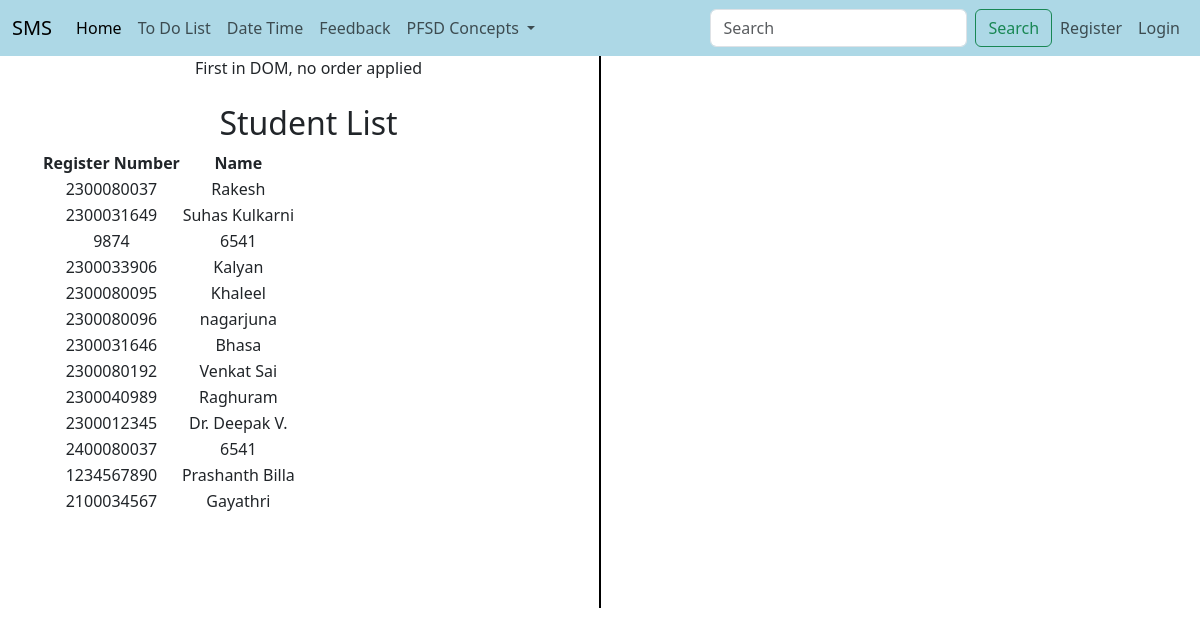
The page /studentlist/ on the database its author committed.
### adminapp/models.py (models this page shows, shortened)
class StudentList(models.Model):
    Register_Number = models.CharField(max_length=10,unique=True)
    Name = models.CharField(max_length=100)
    user = models.OneToOneField(User, on_delete=models.CASCADE, null=True)

### adminapp/views.py (the view)
# urls.py: path('studentlist/', views.studentlist, name='studentlist'),
def studentlist(request):
    students = StudentList.objects.all()
    return render(request,'adminapp/student_list.html',{'students':students})

### templates/adminapp/student_list.html (shortened to what this page needs)
{% extends 'Navbar/ProjectNavbar.html' %}
{% load static %}
{% block body %}
<div class="container text-center">
  <div class="row">
    <div class="col">
      First in DOM, no order applied
        <br><br>
            <h2>Student List</h2>
<table>
    <tr>
        <th>Register Number</th>
        <th>Name</th>
    </tr>
    {% for student in students %}
    <tr>
        <td>{{ student.Register_Number }}</td>
        <td>{{ student.Name }}</td>
    </tr>
    {% endfor %}
</table>
    </div>
      <br><br><br><br><br><br><br><br><br><br><br><br><br><br><br><br>
      <br><br><br><br><br><br><br>
       <div class="col-auto d-flex align-items-center">
      <div style="border-left: 2px solid black; height: 100%;"></div>
    </div>
    <div class="col">
        <br><br>
    </div>
  </div>
</div>
{% endblock %}

### templates/Navbar/ProjectNavbar.html (shortened to what this page needs)
<!DOCTYPE html>
<html lang="en">
<head>
    <link href="https://cdn.jsdelivr.net/npm/bootstrap@5.3.3/dist/css/bootstrap.min.css" rel="stylesheet">
</head>
<body>
<nav class="navbar navbar-expand-lg " style = "background-color: lightblue">
  <div class="container-fluid">
    <a class="navbar-brand" href="{% url 'projecthomepage' %}">SMS</a>
    <div class="collapse navbar-collapse" id="navbarSupportedContent">
      <ul class="navbar-nav me-auto mb-2 mb-lg-0">
        <li class="nav-item">
          <a class="nav-link active" aria-current="page" href="#">Home</a>
        </li>
          <li class="nav-item">
          <a class="nav-link" href="{% url 'add_task' %}">To Do List</a>
        </li>
          <li class="nav-item">
          <a class="nav-link" href="{% url 'datetimepagecall' %}">Date Time</a>
        </li>
          <li class="nav-item">
            <a class="nav-link" href="{% url 'feedback_view' %}">Feedback</a>
          </li>
        <li class="nav-item dropdown">
          <a class="nav-link dropdown-toggle" href="#" role="button" data-bs-toggle="dropdown" aria-expanded="false">
            PFSD Concepts
          </a>
      </ul>
      <form class="d-flex" role="search">
        <input class="form-control me-2" type="search" placeholder="Search" aria-label="Search">
        <button class="btn btn-outline-success" type="submit">Search</button>
      </form>
    </div>
  <ul  class="navbar-nav ms-auto">
<li>
                <li class="nav-item">
          <a class="nav-link" href="{% url 'UserRegisterCall' %}">Register</a>
        </li>
          <li class="nav-item">
          <a class="nav-link" href="{% url 'UserLoginPageCall' %}">Login</a>
        </li>
 </li>
      </ul>
  </div>
</nav>
{% block body %}
{% endblock %}
</body>
</html>

### rows shown on the page
StudentList: Register_Number "2300080037", Name "Rakesh"
StudentList: Register_Number "2300031649", Name "Suhas Kulkarni"
StudentList: Register_Number "9874", Name "6541"
StudentList: Register_Number "2300033906", Name "Kalyan"
StudentList: Register_Number "2300080095", Name "Khaleel"
StudentList: Register_Number "2300080096", Name "nagarjuna"
StudentList: Register_Number "2300031646", Name "Bhasa"
StudentList: Register_Number "2300080192", Name "Venkat Sai"
StudentList: Register_Number "2300040989", Name "Raghuram"
StudentList: Register_Number "2300012345", Name "Dr. Deepak V."
StudentList: Register_Number "2400080037", Name "6541"
StudentList: Register_Number "1234567890", Name "Prashanth Billa"
StudentList: Register_Number "2100034567", Name "Gayathri"
